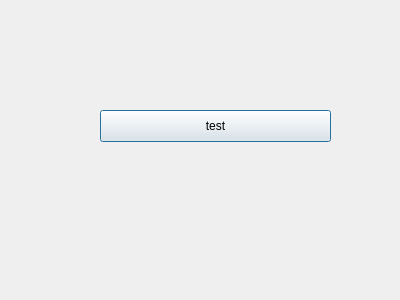
<?xml version="1.0" encoding="UTF-8"?>
<ui version="4.0">
 <class>Dialog</class>
 <widget class="QDialog" name="Dialog">
  <property name="geometry">
   <rect>
    <x>0</x>
    <y>0</y>
    <width>400</width>
    <height>300</height>
   </rect>
  </property>
  <property name="windowTitle">
   <string>Dialog</string>
  </property>
  <widget class="QPushButton" name="pushButton">
   <property name="geometry">
    <rect>
     <x>100</x>
     <y>110</y>
     <width>231</width>
     <height>32</height>
    </rect>
   </property>
   <property name="text">
    <string>test</string>
   </property>
  </widget>
 </widget>
 <resources/>
 <connections/>
</ui>
